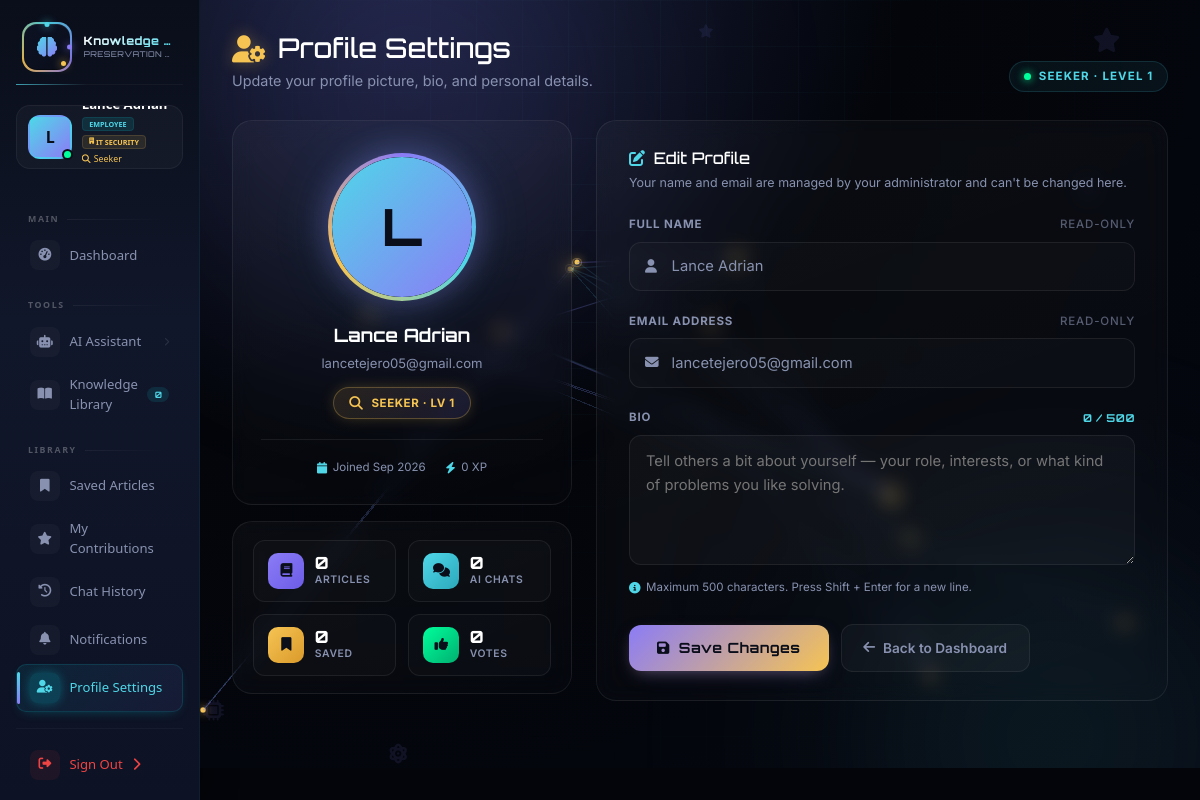
Screenshot of /employee/profile.php (signed in) with the database file from the repository.
### tables this page shows
CREATE TABLE `departments` (
  `departments_id` varchar(16) NOT NULL,
  `name` varchar(100) NOT NULL,
  `created_at` timestamp NOT NULL DEFAULT current_timestamp(),
  PRIMARY KEY (`departments_id`),
  UNIQUE KEY `name` (`name`)
);

CREATE TABLE `users` (
  `users_id` varchar(16) NOT NULL,
  `department_id` varchar(16) DEFAULT NULL,
  `full_name` varchar(120) NOT NULL,
  `email` varchar(150) NOT NULL,
  `password_hash` varchar(255) NOT NULL,
  `role` enum('admin','employee') NOT NULL DEFAULT 'employee',
  `is_active` tinyint(1) NOT NULL DEFAULT 1,
  `created_at` timestamp NOT NULL DEFAULT current_timestamp(),
  `profile_picture` varchar(255) NOT NULL DEFAULT '',
  `bio` text NOT NULL,
  `last_seen` timestamp NOT NULL DEFAULT current_timestamp(),
  PRIMARY KEY (`users_id`),
  UNIQUE KEY `email` (`email`),
  KEY `department_id` (`department_id`)
);

### employee/profile.php (the view, shortened to what the rows shown need)
<?php
$page_css = ['employee-profile.css'];
require_once __DIR__ . '/../partials/header.php';
$currentUserId = $_SESSION['user']['users_id'] ?? 0;
$stmt = db()->prepare('SELECT * FROM users WHERE users_id = ?');
$stmt->execute([$currentUserId]);
$user = $stmt->fetch();
$pdo = db();
$stmt = $pdo->prepare('SELECT COUNT(*) FROM knowledge WHERE created_by = ?'); $stmt->execute([$currentUserId]);
$statArticles = (int)$stmt->fetchColumn();
$stmt = $pdo->prepare('SELECT COUNT(*) FROM ai_conversations WHERE user_id = ?'); $stmt->execute([$currentUserId]);
$statChats = (int)$stmt->fetchColumn();
$stmt = $pdo->prepare('SELECT COUNT(*) FROM knowledge_saves WHERE user_id = ?'); $stmt->execute([$currentUserId]);
$statSaves = (int)$stmt->fetchColumn();
$xp = ($statArticles * 10) + ($statChats * 3) + ($statSaves * 2);
$level = intdiv($xp, 50) + 1;
$ranks = [
    1 => ['title' => 'Seeker',        'icon' => 'fa-magnifying-glass'],
    2 => ['title' => 'Apprentice',    'icon' => 'fa-book'],
    3 => ['title' => 'Scholar',       'icon' => 'fa-graduation-cap'],
    4 => ['title' => 'Archivist',     'icon' => 'fa-book-atlas'],
    5 => ['title' => 'Sage',          'icon' => 'fa-brain'],
];
$rankKey   = min($level, 5);
$rankTitle = $ranks[$rankKey]['title'];
$rankIcon  = $ranks[$rankKey]['icon'];
$memberSince = !empty($user['created_at']) ? date('M Y', strtotime($user['created_at'])) : '—';
$profilePic = !empty($user['profile_picture']) ? '../uploads/profiles/' . $user['profile_picture'] : '';
$initial    = strtoupper(substr($user['full_name'] ?? '?', 0, 1));
?>
<div class="profile-page">
    <div class="pf-header">
        <div>
            <h1><i class="fas fa-user-cog"></i> Profile Settings</h1>
        </div>
    </div>
    <div class="pf-layout">
        <div>
            <div class="pf-avatar-card">
                <form method="post" enctype="multipart/form-data" id="pfPhotoForm" style="display:contents;">
                    <div class="pf-avatar-ring" id="pfAvatarRing" title="Click or drag & drop a photo">
                        <div class="inner">
                            <?php if (!empty($profilePic) && file_exists($profilePic)): ?>
                                <img id="pfAvatarImg" src="<?= e($profilePic) ?>" alt="<?= e($user['full_name']) ?>">
                            <?php else: ?>
                                <div class="initial" id="pfAvatarInitial"><?= e($initial) ?></div>
                            <?php endif; ?>
                        </div>
                    </div>
                </form>
                <div class="pf-avatar-name"><?= e($user['full_name']) ?></div>
                <div class="pf-avatar-email"><?= e($user['email']) ?></div>
                <div class="pf-rank-chip">
                    <i class="fas <?= e($rankIcon) ?>"></i>
                    <?= e($rankTitle) ?> · LV <?= (int)$level ?>
                </div>
                <div class="pf-avatar-meta">
                    <span><i class="fas fa-calendar"></i> Joined <?= e($memberSince) ?></span>
                    <span><i class="fas fa-bolt"></i> <?= (int)$xp ?> XP</span>
                </div>
            </div>
        </div>
        <div class="pf-form-card">
            <form method="post" id="pfBioForm">
                <div class="pf-group">
                    <div class="pf-input-wrap">
                        <input type="text" class="pf-input" value="<?= e($user['full_name']) ?>" readonly>
                        <i class="fas fa-user pf-input-icon"></i>
                    </div>
                </div>
                <div class="pf-group">
                    <div class="pf-input-wrap">
                        <input type="email" class="pf-input" value="<?= e($user['email']) ?>" readonly>
                        <i class="fas fa-envelope pf-input-icon"></i>
                    </div>
                </div>
            </form>
        </div>
    </div>
</div>
<?php require_once __DIR__ . '/../partials/footer.php'; ?>

### partials/header.php (shortened to what the rows shown need)
<?php
require_once __DIR__ . '/../config/config.php';
$user = current_user();
$pdo = db();
$stmt = $pdo->prepare('SELECT COUNT(*) FROM knowledge WHERE created_by = ?');
$stmt->execute([$user['users_id']]);
$myKnowledge = (int)$stmt->fetchColumn();
$stmt = $pdo->prepare('SELECT COUNT(*) FROM knowledge_saves WHERE user_id = ?');
$stmt->execute([$user['users_id']]);
$savedCount = (int)$stmt->fetchColumn();
$xp = ($myKnowledge * 10) + ($savedCount * 2);
$level = intdiv($xp, 50) + 1;
$ranks = [
    1 => ['title' => 'Seeker', 'icon' => 'fa-magnifying-glass'],
    2 => ['title' => 'Apprentice', 'icon' => 'fa-book'],
    3 => ['title' => 'Scholar', 'icon' => 'fa-graduation-cap'],
    4 => ['title' => 'Archivist', 'icon' => 'fa-book-atlas'],
    5 => ['title' => 'Sage', 'icon' => 'fa-brain'],
];
$rankKey = min($level, 5);
$rankTitle = $ranks[$rankKey]['title'];
$rankIcon = $ranks[$rankKey]['icon'];
$deptName = null;
if (!empty($user['users_id'])) {
    try {
        $stmt = $pdo->prepare('SELECT d.name FROM users u LEFT JOIN departments d ON d.departments_id = u.department_id WHERE u.users_id = ?');
        $stmt->execute([$user['users_id']]);
        $deptName = $stmt->fetchColumn() ?: null;
    } catch (PDOException $e) {}
}
?>
<!doctype html>
<html lang="en">
<head>
<link href="https://cdn.jsdelivr.net/npm/bootstrap@5.3.3/dist/css/bootstrap.min.css" rel="stylesheet">
<link href="https://cdnjs.cloudflare.com/ajax/libs/font-awesome/6.4.0/css/all.min.css" rel="stylesheet">
<link rel="stylesheet" href="<?= e(asset('css/layout.css')) ?>">
<link rel="stylesheet" href="<?= e(asset('css/toast.css')) ?>">
<?php foreach ((array) ($page_css ?? []) as $page_css_file): ?>
<link rel="stylesheet" href="<?= e(asset('css/' . $page_css_file)) ?>">
<?php endforeach; ?>
</head>
<body>
<div class="container-fluid">
    <div class="row">
        <aside class="col-md-2 sidebar-enhanced p-3" id="mainSidebar">
            <div class="sidebar-user" onclick="window.location.href='profile.php'">
                <div class="user-info">
                    <div class="user-role">
                        <span class="role-badge"><?= ucfirst($user['role']) ?></span>
                        <?php if ($deptName): ?>
                            <span class="dept-badge"><i class="fas fa-building" style="font-size:0.4rem;"></i><?= e($deptName) ?></span>
                        <?php endif; ?>
                        <span class="rank-text"><i class="fas <?= e($rankIcon) ?>"></i> <?= e($rankTitle) ?></span>
                    </div>
                </div>
            </div>
        </aside>
        <main class="col-md-10 p-4">

### rows the page displays
departments: name "IT SECURITY"
users: full_name "L", full_name "Lance Adrian", email "lancetejero05@gmail.com", created_at "Sep 2026"

### other values shown
substr($user['full_name'], 0, 1) "L"
$user['role'] "EMPLOYEE"
$rankTitle "Seeker"
$myKnowledge "0"
$rankTitle "SEEKER"
$level "1"
$xp "0"
$statArticles "0"
$statChats "0"
$statSaves "0"
$statVotes "0"
